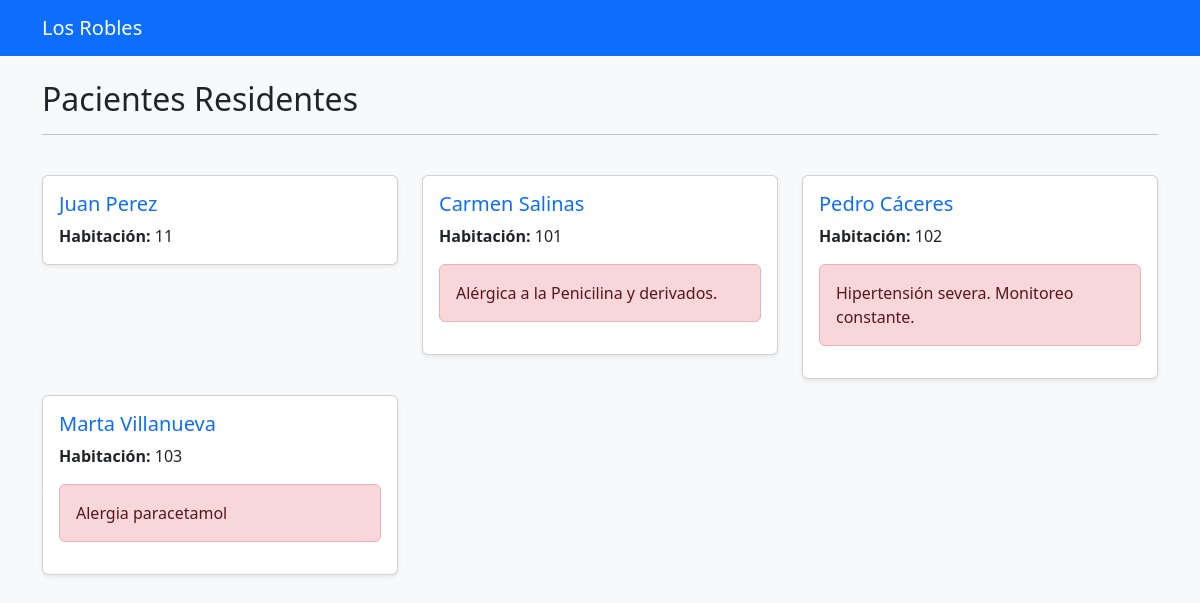
The app's page /residentes/, older data.
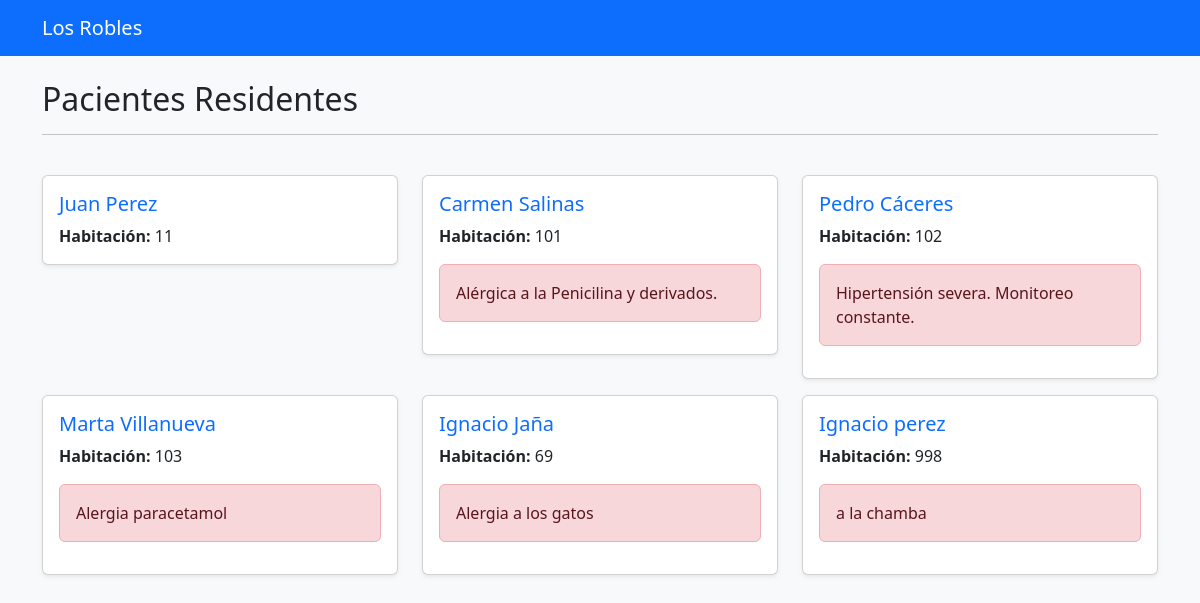
The same page, newer data.
### gestion/models.py (models this page shows, shortened)
class Residente(models.Model):
    rut = models.CharField(max_length=12, unique=True)
    nombre = models.CharField(max_length=100)
    apellido = models.CharField(max_length=100)
    habitacion_numero = models.IntegerField()
    alertas_criticas = models.TextField(blank=True, help_text="Alergias o condiciones especiales")
    activo = models.BooleanField(default=True)
    diagnostico_principal = models.CharField(max_length=200, blank=True, default="No especificado")
    contacto_familiar = models.CharField(max_length=200, blank=True, help_text="Nombre y Teléfono")
    condicion_deglucion = models.CharField(max_length=200, blank=True, default="Normal", help_text="Ej: Normal, Molido, Sonda")

### gestion/views.py (the view)
# urls.py: path('residentes/', views.lista_residentes, name='lista_residentes'),
def lista_residentes(request):
    residentes_db = Residente.objects.all()
    contexto = {
        'lista_de_residentes': residentes_db
    }
    return render(request, 'gestion/lista_residentes.html', contexto)

### gestion/templates/gestion/lista_residentes.html
{% extends 'gestion/base.html' %}
{% block contenido %}
<div class="row">
    <div class="col-12 mb-4">
        <h2>Pacientes Residentes </h2>
        <hr>
    </div>
    {% for residente in lista_de_residentes %}
    <div class="col-md-4 mb-3">
        <div class="card shadow-sm">
            <div class="card-body">
                <h5 class="card-title text-primary">{{ residente.nombre }} {{ residente.apellido }}</h5>
                <p class="card-text"><strong>Habitación:</strong> {{ residente.habitacion_numero }}</p>
                {% if residente.alertas_criticas %}
                <div class="alert alert-danger" role="alert">
                     {{ residente.alertas_criticas }}
                </div>
                {% endif %}
            </div>
        </div>
    </div>
    {% endfor %}
</div>
{% endblock %}

Row changes from the older to the newer data that the page shows:
added Residente: nombre "Ignacio", apellido "Jaña", habitacion_numero "69", alertas_criticas "Alergia a los gatos"
added Residente: nombre "Ignacio", apellido "perez", habitacion_numero "998", alertas_criticas "a la chamba"
